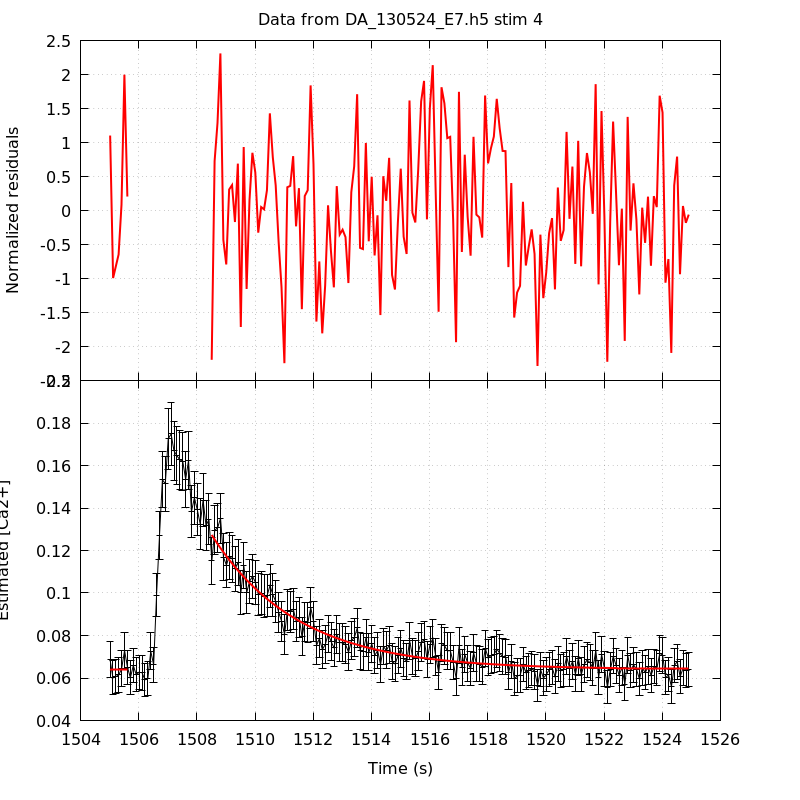

Recreate this plot in gnuplot.
unset key
set grid
set multiplot title 'Data from DA_130524_E7.h5 stim 4' noenhanced layout 2,1 margins 0.1,0.9,0.1,0.95 spacing 0,0
set ylabel 'Normalized residuals'
set xtics format ''
plot 'DA_130524_E7_aba_RatioFit_s4' using 1:4 with lines linecolor rgb 'red' linewidth 2
set format x '%g'
set xlabel 'Time (s)'
set ylabel 'Estimated [Ca2+]'
plot 'DA_130524_E7_aba_CaRatio_s4' using 1:2:($3*1.96) with yerrorlines \
     linecolor rgb 'black' linewidth 1,                \
     'DA_130524_E7_aba_RatioFit_s4' using 1:3 with lines linecolor rgb 'red'\
     linewidth 2
unset multiplot
